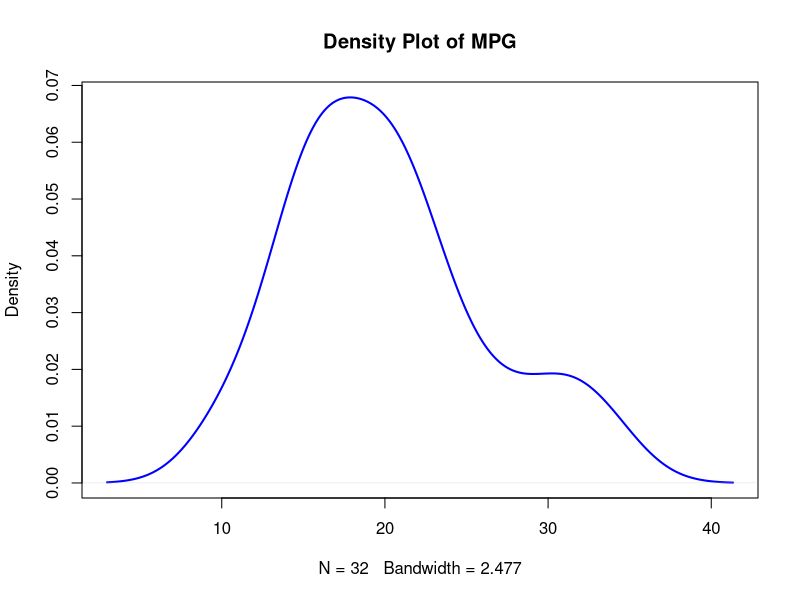
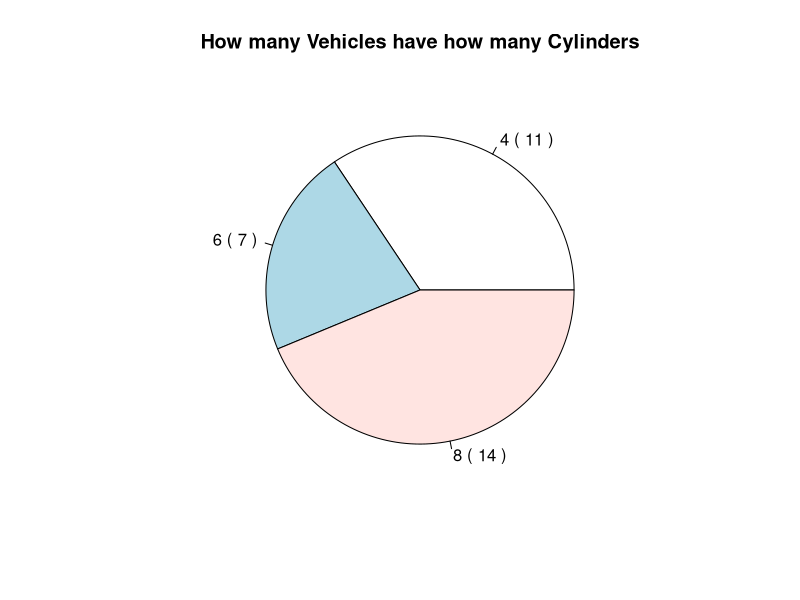

Generate these figures, in order, with R: (Note: this script raises an error after producing the figures.)
data = mtcars
data

summary(data)

# Density Plot - MPG Distribution
plot(density(mtcars$mpg), main="Density Plot of MPG", col="blue", lwd = 2)
#conclusion:- The highest density of MPG values is around 15-25 MPG, aligning with the histogram.

# Bar Chart - Cylinders
cylinder_count <- table(data$cyl)
labels_cylinder <- paste(names(cylinder_count), "(", cylinder_count, ")")
pie(cylinder_count, labels = labels_cylinder, main = "How many Vehicles have how many Cylinders")
# Conclusion:- 7 Vehicles have 6 cylinders, 11 vehicles have 4 cylinders, 14 vehicles have 8 cylinders

# Scatter Plot - Relationship between MPG and Horsepower
hist(data$hp, data$mpg,main="MPG vs Horsepower", xlab="Horsepower", ylab="MPG", col="blue", pch=19)
#conclusion :- As horsepower increases, fuel efficiency (MPG) decreases, suggesting that more powerful cars consume more fuel.

# Pie Chart - Gears
gear_counts <- table(data$gear)
labels_gear <- paste(names(gear_counts), "(", gear_counts, ")")
pie(gear_counts, labels = labels_gear, main = "How many Vehicles have how many Gears")
# Conclusion:- There are 15 vehicles that have 3 gears, 12 Vehicles that have 4 gears, 5 Vehicles that have 5 gears

# Pie Chart - Number of Vehicles with V shaped Engine and Straight engine
vs_counts <- table(data$vs)
labels_vs <- paste(c('Straight Engine', 'V-Shaped Engine'), "(", vs_counts, ")")
pie(vs_counts, labels = labels_vs, main = "Types of Engine in cars")
# Conclusion:- There are 18 vehicles with Straight Engine and 14 Engines with V-Shaped Engine

# Pie Chart - Number of Vehicles with Automatic and Manual Transmission
am_counts <- table(data$am)
labels_am <- paste(c('Automatic Transmission', 'Manual Transmission'), "(", am_counts, ")")
pie(am_counts, labels = labels_am, main = "Type of transmission in car")
# Conclusion:- There are 19 vehicles with Automatic transmission and 13 Vehicles with Manual Transmission

# Bar Chart - Number of Carburetors
barplot(table(data$carb))
# Conclusion:- Most numbers of cars have 2 or 4 carburetors
